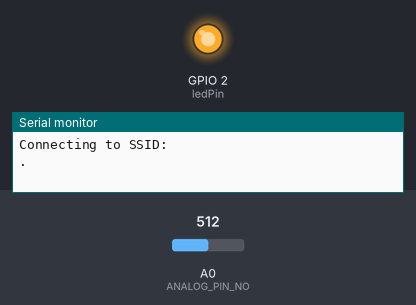
The sketch below on a simulated ESP8266 (NodeMCU). On the bench: output pins drawn as LEDs (lit = HIGH), the last lines printed to the serial monitor. Inputs (shaded band) come from the test bench; at power-on: A0 (ANALOG_PIN_NO) = 512. WiFi joins after 1.5 s; servers stay silent unless stated; not simulated (calls return 0 or success): secrets.h. At 5.4 s the program puts the board to deep sleep or switches it off; the recording ends there.

Above: at 0.11 s.
At 5.1 s:
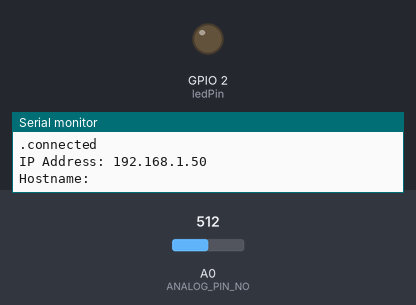
Timing chart, 0 to 5.4 s (numbered marks = the images above):
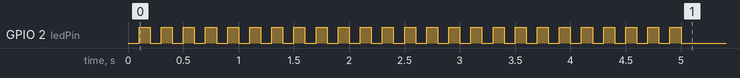

The sketch:

v4.ino
```cpp
/*--------------------------------------------------------------
  Program:      solar-battery-charger

  Description:  Reads value on analog input A0 and calculates
                the the percent level of a li-ion battery and
                upload the value to ThingSpeak.

  Hardware:     Adafruit Feather Huzzah with 3.7V lipo battery
                and voltage divider on A0.

  Software:     Developed using arduino-cli 0.20.2.

  Date:         01FEB2022

  Author:       Nicholas Wilde 0x08b7d7a3
--------------------------------------------------------------*/

#include <ESP8266WiFi.h>
#include <Ticker.h>
#include "secrets.h"
#include "ThingSpeak.h"         // always include thingspeak header file after other header files and custom macros

// Change these parameters
#define ANALOG_PIN_NO A0        // analog pin number
#define BAUD_RATE 115200        // baud rate used for Serial console
#define R1 1000000              // resistor 1 on the voltage divider (Ω)
#define R2 220000               // resistor 2 on the voltage divider (Ω)
#define FIELD_NO_PERCENTAGE 1   // field number of battery percentage
#define FIELD_NO_LEVEL 2        // field number of battery level
#define FIELD_NO_VOLTAGE 3      // field number of battery voltage
#define SLEEP_TIME 15           // the time the Feather goes into a deep sleep (m)
#define VOLTAGE_MAX 4.2         // max voltage of lipo battery (V)
#define VOLTAGE_MIN 2.64        // min voltage of lipo battery (V)

// Don't have to change these
#define DELAY_SAMPLE 10         // delay between samples (ms)
#define DELAY_WIFI 5            // delay between samples (s)
#define NUM_SAMPLES 10          // number of analog samples to take per reading
#define INTERVAL_BLINK 100      // blink interval (ms)

WiFiClient client;
Ticker blinker;

// Pulled from secrets.h
const char ssid[] = SECRET_SSID; // your network SSID (name)
const char pass[] = SECRET_PASS; // your network password
unsigned long myChannelNumber = SECRET_CH_ID;
const char * myWriteAPIKey = SECRET_WRITE_APIKEY;
const char * myHostName = SECRET_HOSTNAME;

const int ledPin = LED_BUILTIN;

int battery_min = 0;            // min battery level
int battery_max = 0;            // max battery level

void setup() {
  Serial.begin(BAUD_RATE);
  while(!Serial);
  Serial.println();

  // calculate the voltage divider ratio
  float resistor_ratio=(float)R2/((float)R1+(float)R2);

  // calculate the min battery number using the resistor ratio
  battery_min=(float)resistor_ratio*(float)VOLTAGE_MIN*1024;
  // battery_min=580;

  // calculate the max battery number using the resistor ratio
  battery_max=(float)resistor_ratio*(float)VOLTAGE_MAX*1024;
  // battery_max=774;

  ThingSpeak.begin(client);
  pinMode(ledPin, OUTPUT);
  conntectToWifi();
}

void loop() {

  int level = getBatteryLevel();

  int percentage = getBatteryPercentage(level);

  float voltage = getBatteryVoltage(level);

  writeToThingSpeak(percentage, level, voltage);

  goToSleep();
}

void conntectToWifi(){
  // Connect or reconnect to WiFi
  WiFi.mode(WIFI_STA);
  WiFi.hostname(myHostName);
  Serial.print("Connecting to SSID: ");
  Serial.println(SECRET_SSID);
  blinker.attach_ms(INTERVAL_BLINK, changeState);
  while(WiFi.status() != WL_CONNECTED){
    WiFi.begin(ssid, pass);
    Serial.print(".");
    delay(DELAY_WIFI*1e3);
  }
  blinker.detach();
  Serial.println("connected");
  Serial.print("IP Address: ");
  Serial.println(WiFi.localIP());
  Serial.print("Hostname: ");
  Serial.println(WiFi.hostname());
}

int getSum(){
  // take a number of analog samples and add them up
  int sum;
  unsigned char sample_count;
  while (sample_count < NUM_SAMPLES) {
    sum += analogRead(ANALOG_PIN_NO);
    sample_count++;
    delay(DELAY_SAMPLE);
  }
  return sum;
}

int getBatteryLevel(){
  // calculate the average level
  int sum = getSum();
  int level = (float)sum / (float)NUM_SAMPLES;
  Serial.print("Battery level: ");
  Serial.println(level);
  return level;
}

int getBatteryPercentage(int level){
  // convert battery level to percent
  int percentage = map(level, battery_min, battery_max, 0, 100);
  Serial.print("Battery percentage: ");
  Serial.print(percentage);
  Serial.println("%");
  return percentage;
}

float getBatteryVoltage(int level){
  // convert battery level to voltage
  float voltage = (float)map(level, battery_min, battery_max, VOLTAGE_MIN*100, VOLTAGE_MAX*100)/100;
  Serial.print("Battery voltage: ");
  Serial.print(voltage);
  Serial.println("V");
  return voltage;
}

void writeToThingSpeak(int percentage, int level, float voltage){
  ThingSpeak.setField(FIELD_NO_PERCENTAGE, percentage);
  ThingSpeak.setField(FIELD_NO_LEVEL, level);
  ThingSpeak.setField(FIELD_NO_VOLTAGE, voltage);

  Serial.print("Channel number: ");
  Serial.println(myChannelNumber);
  int x = ThingSpeak.writeFields(myChannelNumber, myWriteAPIKey);
  if (x == 200){
    Serial.println("Channel update successful");
  } else {
    Serial.println("Problem updating channel. HTTP error code " + String(x));
  }
}

void goToSleep(){
  Serial.print("Going to sleep for ");
  Serial.print(SLEEP_TIME);
  Serial.println(" minutes");
  ESP.deepSleep(SLEEP_TIME * 60 * 1e6);
}

void changeState(){
  digitalWrite(ledPin, !(digitalRead(ledPin)));
}
```
